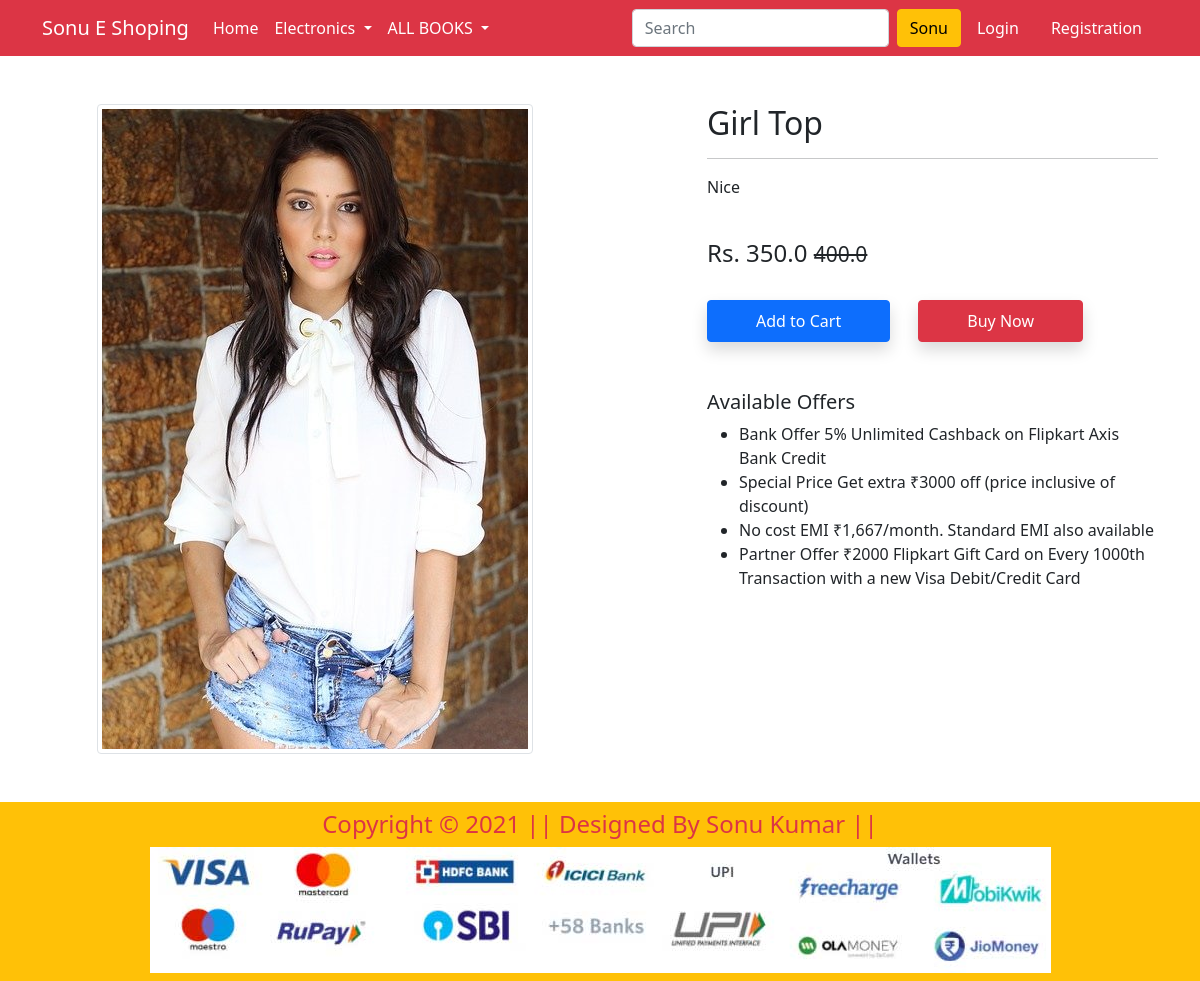
Page /product-detail/8/ on the committed database.
### app/models.py (models this page shows, shortened)
class Product(models.Model):
 title = models.CharField(max_length=100)
 selling_price = models.FloatField()
 discounted_price = models.FloatField()
 description = models.TextField()
 brand = models.CharField(max_length=100)
 category = models.CharField( choices=CATEGORY_CHOICES, max_length=2)
 product_image = models.ImageField(upload_to='productimg')

### app/views.py (the view)
# urls.py: path('product-detail/<int:pk>/', views.ProductDetailView.as_view(), name='product-detail'),
class ProductDetailView(View):
	def get(self, request, pk):
		totalitem = 0
		product = Product.objects.get(pk=pk)
		print(product.id)
		item_already_in_cart=False
		if request.user.is_authenticated:
			totalitem = len(Cart.objects.filter(user=request.user))
			item_already_in_cart = Cart.objects.filter(Q(product=product.id) & Q(user=request.user)).exists()
		return render(request, 'app/productdetail.html', {'product':product, 'item_already_in_cart':item_already_in_cart, 'totalitem':totalitem})

### app/templates/app/productdetail.html (shortened to what this page needs)
{% extends 'app/base.html' %}
{% load static %}
{% block main-content %}
<div class="container my-5">
 <div class="row">
  <div class="col-sm-6 text-center align-self-center">
   <img src="{{product.product_image.url}}" alt="" class="img-fluid img-thumbnail">
  </div>
  <div class="col-sm-5 offset-sm-1">
   <h2>{{product.title}}</h2>
   <hr>
   <p>{{product.description}}</p> <br>
   <h4>Rs. {{product.discounted_price}} <small class="fw-light text-decoration-line-through">{{product.selling_price}}</small></h4> <br>
   {% if not request.user.is_authenticated %}
     <form action="/add-to-cart" class="d-inline">
      <button type="submit" class="btn btn-primary shadow px-5 py-2">Add to Cart</button>
     </form>
   {% endif %}
   <a href="{% url 'checkout' %}" class="btn btn-danger shadow px-5 py-2 ms-4">Buy Now</a>
   <h5 class="mt-5">Available Offers</h5>
   <ul>
    <li>Bank Offer 5% Unlimited Cashback on Flipkart Axis Bank Credit</li>
    <li>Special Price Get extra ₹3000 off (price inclusive of discount)</li>
    <li>No cost EMI ₹1,667/month. Standard EMI also available</li>
    <li>Partner Offer ₹2000 Flipkart Gift Card on Every 1000th Transaction with a new Visa Debit/Credit Card</li>
   </ul>
  </div>
 </div>
</div>
{% endblock main-content %}

### rows in the picture
Product: product_image (picture), title "Girl Top", description "Nice", discounted_price "350.0", selling_price "400.0"
